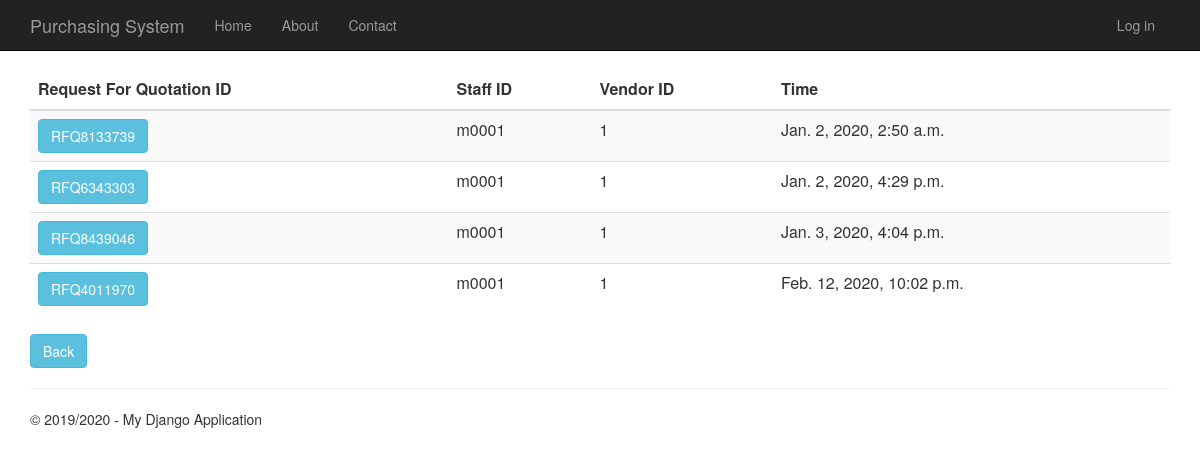
Before: /requestforquotationhistory with the older database file.
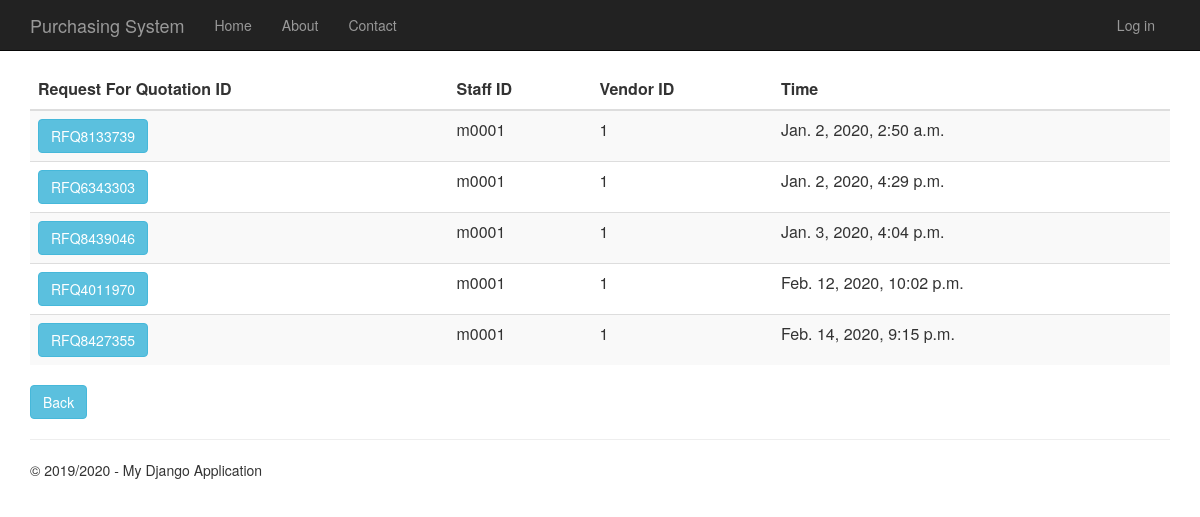
After: the same page with the newer database file.
### RequestForQuotation/models.py (models this page shows)
class RequestForQuotation(models.Model):
    request_for_quotation_id = models.CharField(primary_key=True, max_length=10)
    time_created = models.DateTimeField()
    description = models.TextField(null=True,default=None, blank=True)
    total_price = models.DecimalField(max_digits=10, decimal_places=2, default=Decimal('0.00'))
    person_id = models.ForeignKey(Person, on_delete = models.CASCADE)
    vendor_id = models.ForeignKey(Vendor, on_delete = models.CASCADE)
    purchase_requisition_id = models.ForeignKey(PurchaseRequisition, on_delete = models.CASCADE)
    def __str__(self):
        return str(self.request_for_quotation_id)

### app/models.py (models this page shows, shortened)
class Person(models.Model):
    user_id = models.OneToOneField(User)
    person_id = models.CharField(primary_key=True, max_length=10)
    person_name = models.TextField()
    person_address = models.TextField()
    person_phone_number = models.TextField()
    person_role = models.TextField(default = 'EMPLOYEE')

class Vendor(models.Model):
    vendor_id = models.CharField(primary_key=True, max_length=10)
    vendor_name = models.TextField()
    vendor_phone_number = models.TextField()
    vendor_address = models.TextField()
    vendor_email = models.TextField()
    def __str__(self):
        return str(self.vendor_id)

### RequestForQuotation/views.py (the view)
# urls.py: url(r'^requestforquotationhistory', RequestForQuotation.views.requestforquotationhistory, name="request_of_quotation_history"),
def requestforquotationhistory(request):
        request_for_quotations = RequestForQuotation.objects.all()
        print(request_for_quotations)
        context = {
            'title':'Request For Quotation History',
            'rows':request_for_quotations,
            'year':'2019/2020'
            }
        return render(request,'RequestForQuotation/requestforquotationhistory.html',context)

### RequestForQuotation/templates/RequestForQuotation/requestforquotationhistory.html
﻿{% extends "app/layout.html" %}
{% block content %}
<div class="purchaseorderhistory margintop">
    <form action="requestofquotationhistorydetails" method="GET">
        <table class="table table-striped margintop">
          <thead>
            <tr>
              <th scope="col">Request For Quotation ID</th>
              <th scope="col">Staff ID</th>
              <th scope="col">Vendor ID</th>
              <th scope="col">Time</th>
            </tr>
          </thead>
          <tbody>
              {% for r in rows %}
            <tr>
                 <td><button type="submit" name="roq_id" value="{{r.request_for_quotation_id}}" class="btn btn-info" >{{r.request_for_quotation_id}}</button></td>
                 <td>{{r.person_id.person_id}}</td>
                 <td>{{r.vendor_id}}</td>
                 <td>{{r.time_created}}</td>
            </tr>
              {% endfor %}
          </tbody>
        </table>
    </form>
       <form action="menu">
        <div class="margintop">
            <button type="submit" class="btn btn-info" >Back</button>
        </div>
    </form>
</div>
{% endblock %}

Changed rows visible on the page:
added RequestForQuotation: request_for_quotation_id "RFQ8427355", person_id.person_id "m0001", vendor_id "1", time_created "Feb. 14, 2020, 9:15 p.m."
